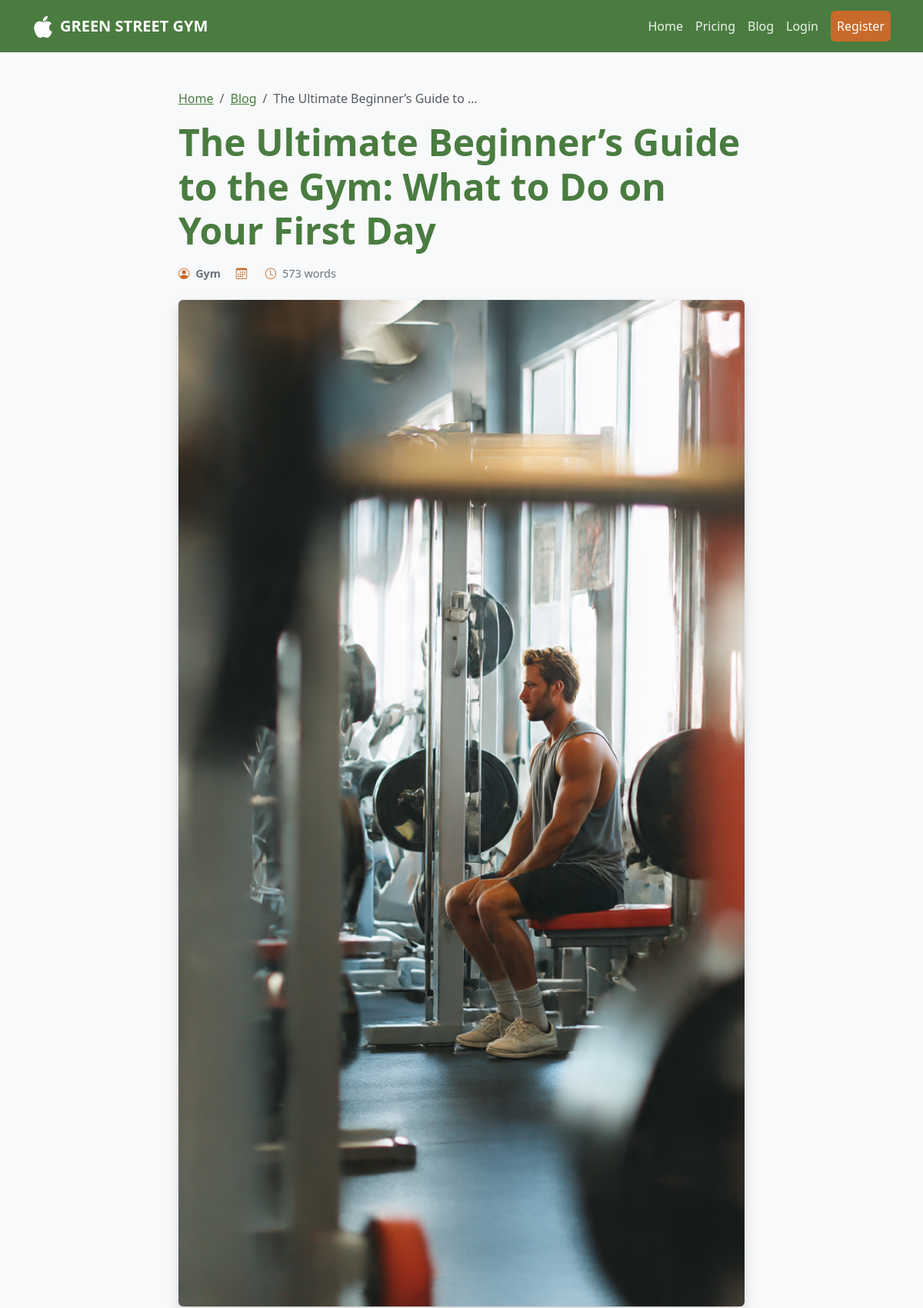
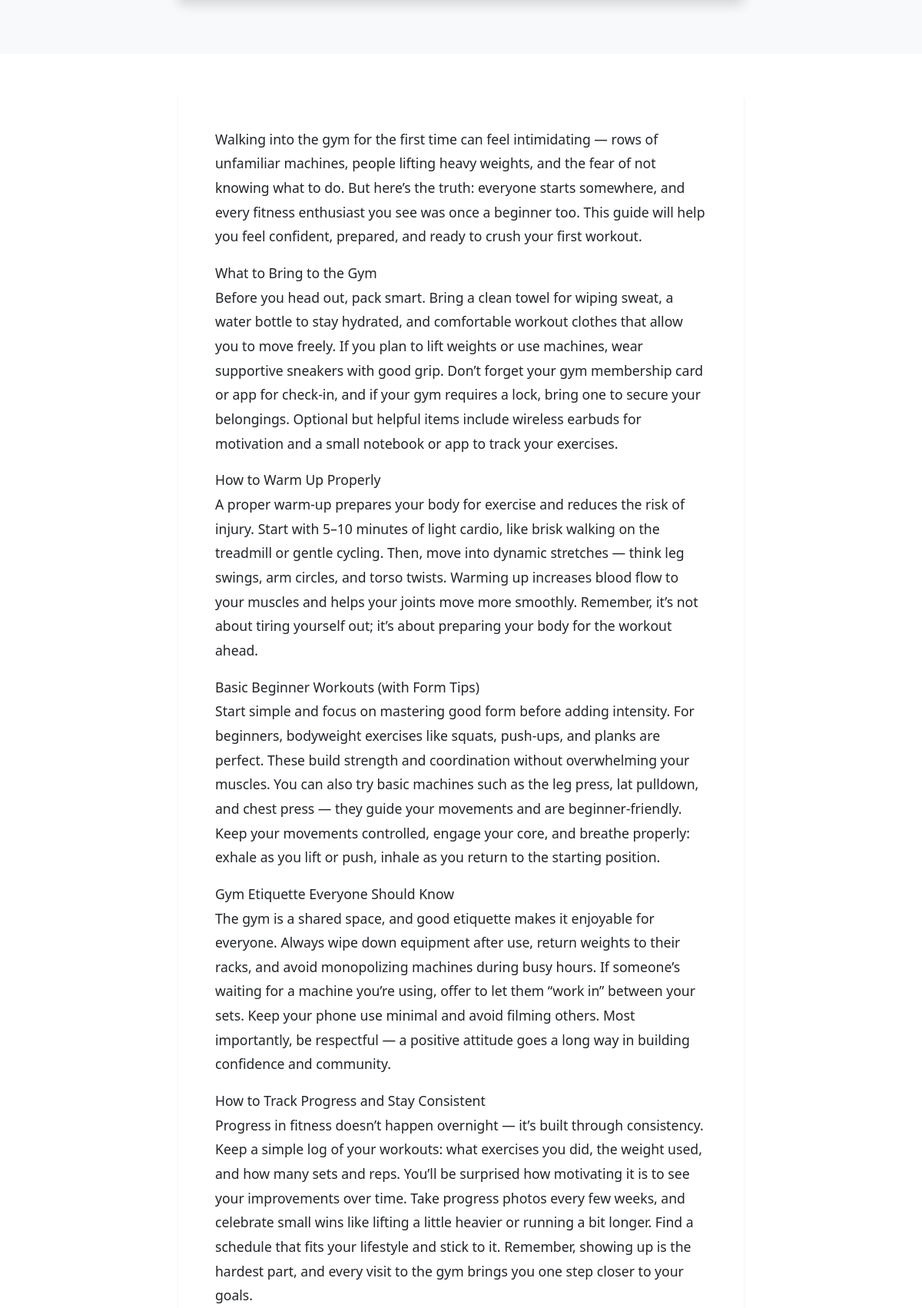
/blog/the-ultimate-beginners-guide-to-the-gym-what-to-do/ (upper part), run on the app's committed database (2 pictures, top to bottom).
### blog/models.py (models this page shows, shortened)
class BlogPost(models.Model):
    title = models.CharField(max_length=200)
    slug = models.SlugField(unique=True, blank=True)
    author = models.ForeignKey(settings.AUTH_USER_MODEL, on_delete=models.CASCADE, related_name='blog_posts')
    content = models.TextField()
    excerpt = models.TextField(max_length=300, blank=True)
    featured_image = models.ImageField(upload_to='blog_images/', blank=True, null=True)
    is_published = models.BooleanField(default=False)
    created_at = models.DateTimeField(auto_now_add=True)
    updated_at = models.DateTimeField(auto_now=True)
    published_at = models.DateTimeField(null=True, blank=True)
    class Meta:
        ordering = ['-created_at']

### accounts/models.py (models this page shows, shortened)
class User(AbstractUser):
    email = models.EmailField(unique=True)
    phone_number = models.CharField(max_length=15, blank=True)
    is_approved = models.BooleanField(default=False, help_text="Designates whether this user has been approved by admin.")
    date_of_birth = models.DateField(null=True, blank=True)
    address = models.TextField(blank=True)
    profile_picture = models.ImageField(upload_to='profile_pics/', blank=True, null=True)
    created_at = models.DateTimeField(auto_now_add=True)
    updated_at = models.DateTimeField(auto_now=True)
    class Meta:
        ordering = ['-created_at']

### blog/views.py (the view)
# urls.py: path('<slug:slug>/', views.blog_detail, name='detail'),
def blog_detail(request, slug):
    blog = get_object_or_404(BlogPost, slug=slug, is_published=True)
    return render(request, 'blog/detail.html', {'blog': blog})

### templates/blog/detail.html (shortened to what this page needs)
{% extends 'base.html' %}
{% load static %}
{% block content %}
<section class="py-5 bg-light">
    <div class="container">
        <div class="row justify-content-center">
            <div class="col-lg-8">
                <nav aria-label="breadcrumb">
                    <ol class="breadcrumb">
                        <li class="breadcrumb-item"><a href="{% url 'home' %}" class="text-gym-green">Home</a></li>
                        <li class="breadcrumb-item"><a href="{% url 'blog:list' %}" class="text-gym-green">Blog</a></li>
                        <li class="breadcrumb-item active">{{ blog.title|truncatewords:5 }}</li>
                    </ol>
                </nav>
                <h1 class="display-5 fw-bold text-gym-green mb-3">{{ blog.title }}</h1>
                <div class="blog-meta mb-4">
                    <span class="me-3">
                        <i class="bi bi-person-circle me-1 text-gym-orange"></i>
                        <strong>{{ blog.author.username }}</strong>
                    </span>
                    <span class="me-3">
                        <i class="bi bi-calendar3 me-1 text-gym-orange"></i>
                    </span>
                    <span>
                        <i class="bi bi-clock me-1 text-gym-orange"></i>
                        {{ blog.content|wordcount|floatformat:0 }} words
                    </span>
                </div>
                {% if blog.featured_image %}
                <div class="mb-4">
                    <img src="{{ blog.featured_image.url }}" class="img-fluid rounded shadow" alt="{{ blog.title }}">
                </div>
                {% endif %}
            </div>
        </div>
    </div>
</section>
<section class="py-5">
    <div class="container">
        <div class="row justify-content-center">
            <div class="col-lg-8">
                <div class="card border-0 shadow-sm">
                    <div class="card-body p-4 p-lg-5">
                        <div class="blog-content" style="line-height: 1.8; font-size: 1.1rem;">
                            {{ blog.content|linebreaks }}
                        </div>
                    </div>
                </div>
            </div>
        </div>
    </div>
</section>
{% endblock %}

### static/css/style.css (style rules this page uses)
:root { --gym-green: #4a7c40; --gym-green-dark: #3a6230; --gym-green-light: #5a9c50; --gym-orange: #c86a2b; --gym-orange-dark: #a85515; --gym-brown: #6b4423; --gym-purple: #8b5a9d; --gym-purple-dark: #6b3a7d; --gym-purple-light: #ab7abd; --gym-light-bg: #f8f9fa; --gym-teal: #4a8c8c; }
body { font-family: 'Segoe UI', Tahoma, Geneva, Verdana, sans-serif; min-height: 100vh; display: flex; flex-direction: column; }
.text-gym-green { color: var(--gym-green) !important; }
.text-gym-orange { color: var(--gym-orange) !important; }
.card { border: none; border-radius: 12px; box-shadow: 0 4px 6px rgba(0,0,0,0.1); transition: all 0.3s ease; }
.blog-meta { color: #6c757d; font-size: 0.9rem; }

### data on the page
BlogPost: title "The Ultimate Beginner’s Guide to …", title "The Ultimate Beginner’s Guide to the Gym: What to Do on Your First Day", author.username "Gym", content "573", featured_image (picture), content "Walking into the gym for the first time can feel intimidating — rows of unfamiliar machines, people lifting heavy weights, and the fear of not knowing what to do. But here’s the truth: everyone starts somewhere, and every fitness enthusiast you see was once a beginner too. This guide will help you feel confident, prepared, and ready to crush your first workout. What to Bring to the Gym Before you head out, pack smart. Bring a clean towel for wiping sweat, a water bottle to stay hydrated, and comfortable workout clothes that allow you to move freely. If you plan to lift weights or use machines, wear supportive sneakers with good grip. Don’t forget your gym membership card or app for…"
